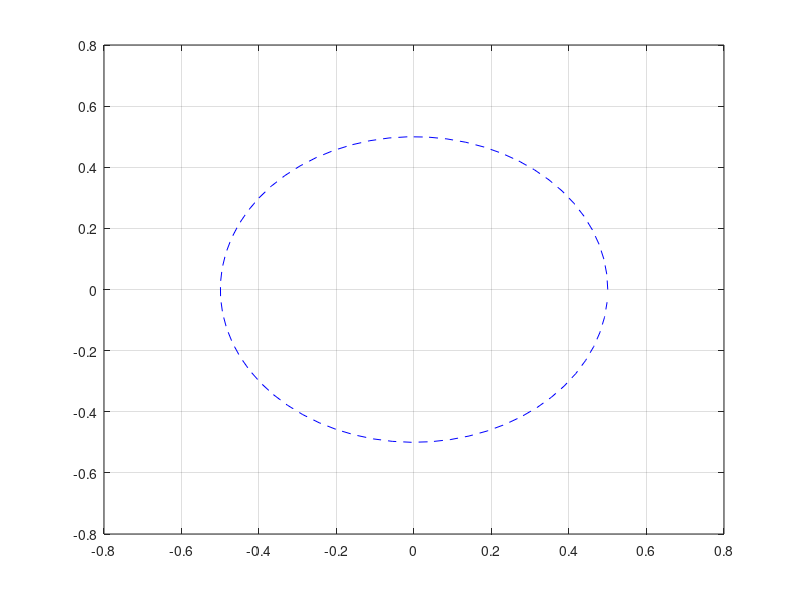

Here is the MATLAB script that generated this plot: (Note: this script raises an error after producing the figure.)
%% desired 

phi = [0:.1:2*pi];
xc = 0;
yc = 0;
zc = 0;
r  = .5;
xd = xc + r*cos(phi);
yd = yc + r*sin(phi);
zd = zeros(1,length(phi));

nx = 1*ones(1,length(phi));
ny = 0*ones(1,length(phi));
nz = 0*ones(1,length(phi));

ox = 0*ones(1,length(phi));
oy = 1*ones(1,length(phi));
oz = 0*ones(1,length(phi));

ax = 0*ones(1,length(phi));
ay = 0*ones(1,length(phi));
az = 1*ones(1,length(phi));


figure(3)
plot(xd,yd,'b--')
grid on 




X = [xd',yd',zd',nx',ny',nz',ox',oy',oz',ax',ay',az'];
% [Y,Xf,Af] = myNeuralNetworkFunction1(X)
[Y,Xf,Af] = net(X')

for i=1:length(Y)
     v = Y(:,i);
    [pxd(i),pyd(i),pzd(i),nxd(i),nyd(i),nzd(i),oxd(i),oyd(i),ozd(i),axd(i),ayd(i),azd(i)] = ff_fun(v);
end

figure(3)
hold on
plot(pxd,pyd,'r-o')




